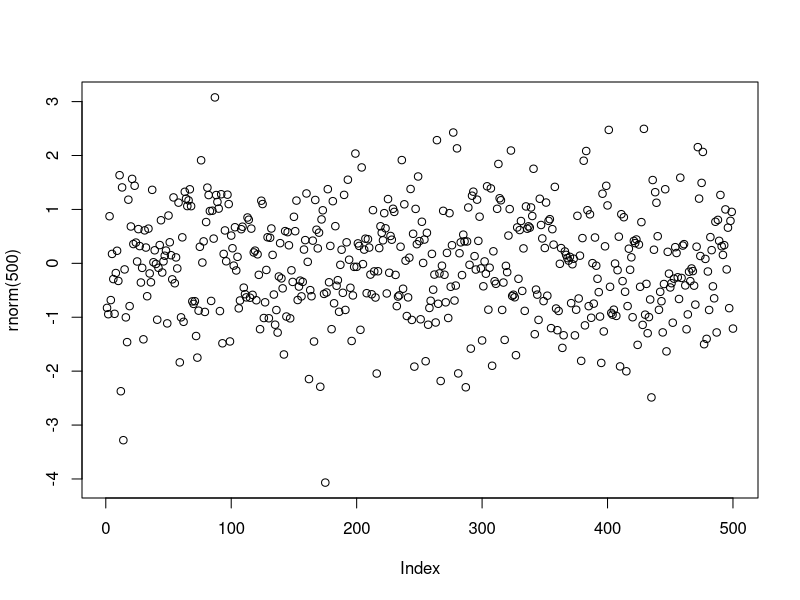

Recreate this plot in R.
## ---- chunk 1
knitr::opts_chunk$set(echo = TRUE)
## ---- chunk 2
plot(rnorm(500))
## ---- chunk 3
2 + 2
## ---- chunk 4
exp(-2)
## ---- chunk 5
rnorm(15)
## ---- chunk 6
x <- 2
## ---- chunk 7
x
## ---- chunk 8
x + x
